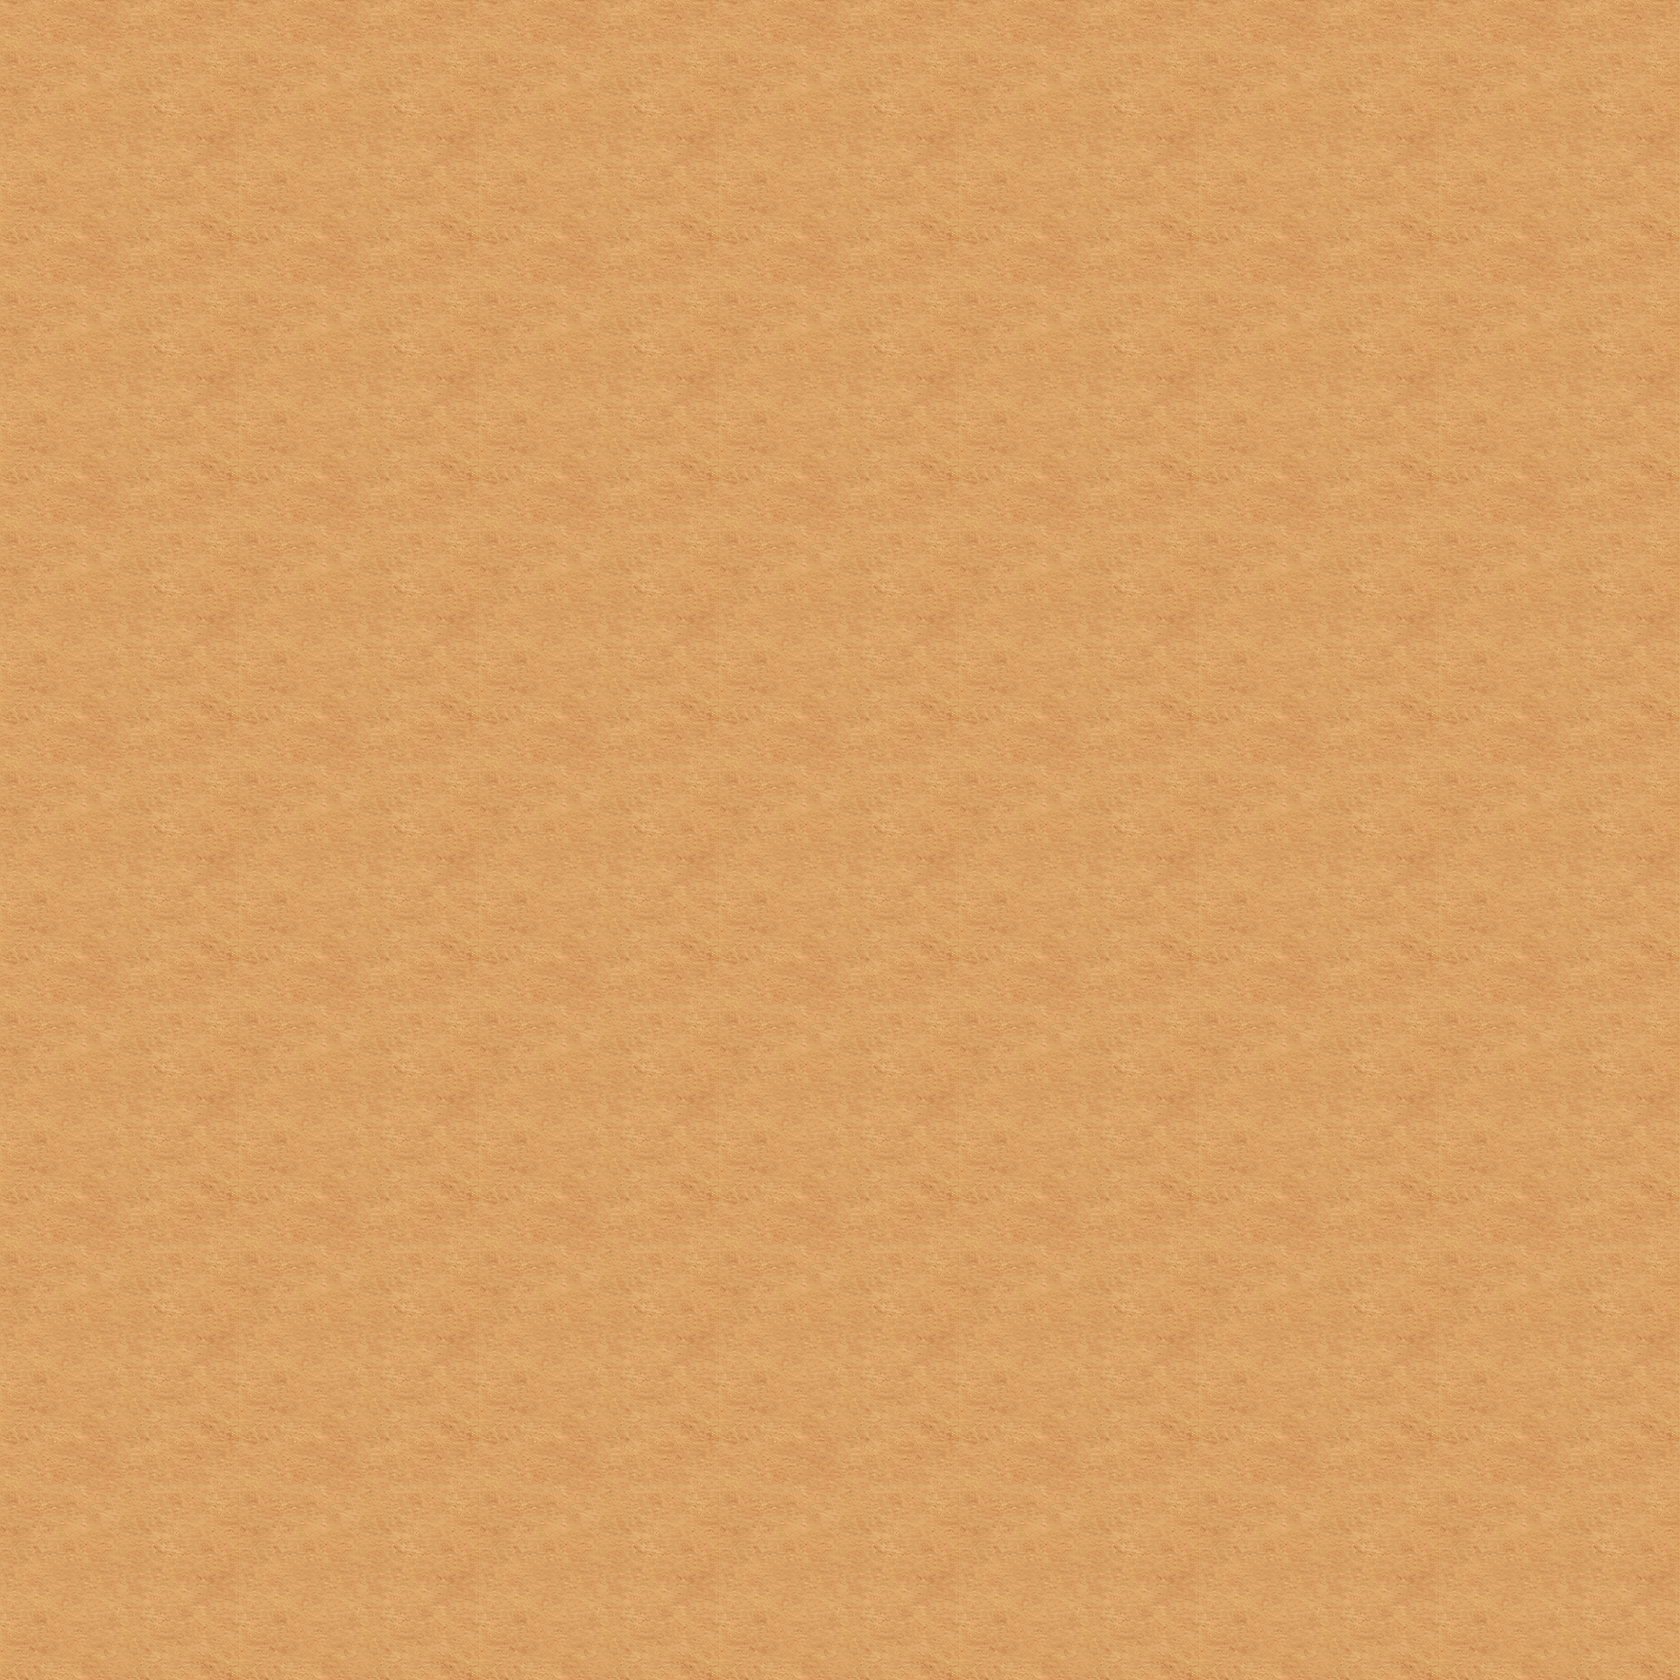

This game map was drawn from its Tiled (.tmx) file and the tilesets committed beside it. A one-line description and the trimmed map source follow:
An orthogonal 21x21 tile map with 80x80 px tiles, 1 tile layer (layer1).

<map version="1.0" orientation="orthogonal" width="21" height="21" tilewidth="80" tileheight="80">
 <tileset firstgid="1" name="terrain" tilewidth="80" tileheight="80">
  <image source="terrain1-sd.png" width="720" height="240" />
 </tileset>
 <layer name="layer1" width="21" height="21">
  <data>[441 cells, 441 non-empty, 9 distinct tile ids]</data>
 </layer>
</map>
